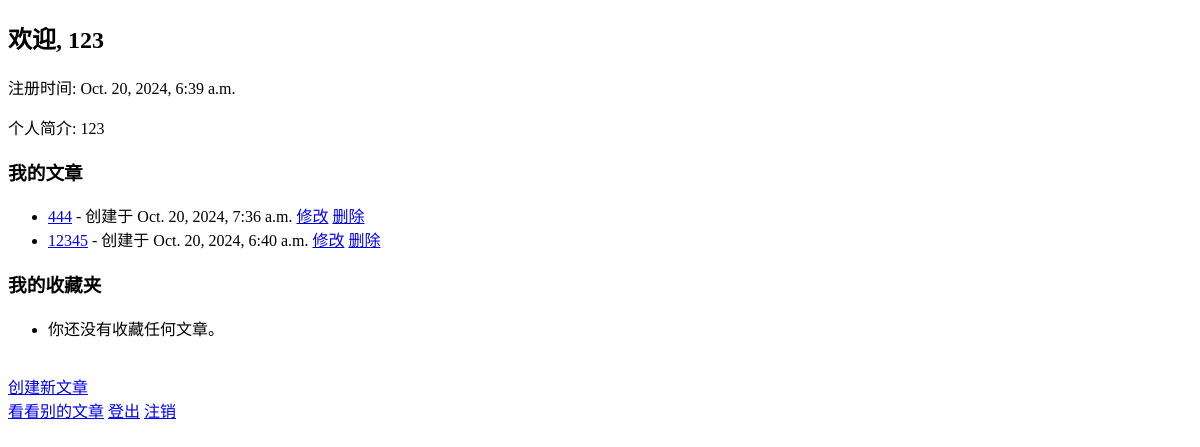
/users/home/ (signed in), run on an earlier commit of the app's database.
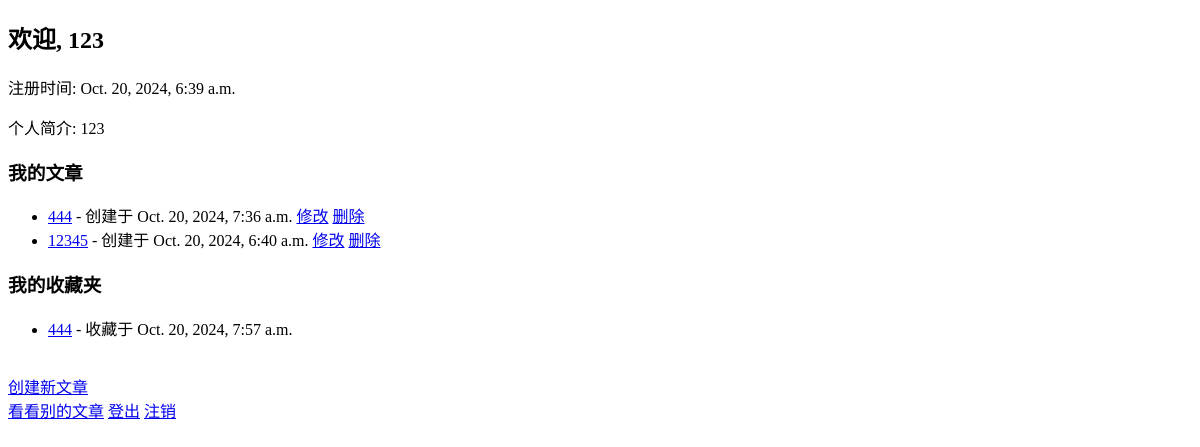
And on a later commit of the database.
### users/models.py (models this page shows, shortened)
class CustomUser(AbstractUser):
    avatar = models.ImageField(upload_to='avatars/', null=True, blank=True)
    bio = models.TextField(max_length=500, blank=True)

class Article(models.Model):
    title = models.CharField(max_length=200)
    content = models.TextField()
    author = models.ForeignKey(CustomUser, on_delete=models.CASCADE)
    created_at = models.DateTimeField(auto_now_add=True)
    updated_at = models.DateTimeField(auto_now=True)
    class Meta:
        ordering = ('-created_at',)

class Favorite(models.Model):
    user = models.ForeignKey(settings.AUTH_USER_MODEL, on_delete=models.CASCADE)
    article = models.ForeignKey(Article, on_delete=models.CASCADE)
    added_at = models.DateTimeField(auto_now_add=True)

### users/views.py (the view)
# urls.py: path('home/', views.user_home, name='user_home'),
@login_required
def user_home(request):
    user = request.user
    articles = Article.objects.filter(author=user)
    favorite_articles = Favorite.objects.filter(user=user)
    return render(request, 'user_home.html', {
        'user': user,
        'articles': articles,
        'favorite_articles': favorite_articles
    })

### users/templates/user_home.html (shortened to what this page needs)
<!DOCTYPE html>
<html lang="zh-CN">
<head>
</head>
<body>
    <h2>欢迎, {{ user.username }}</h2>
    <p>注册时间: {{ user.date_joined }}</p>
    <p>个人简介: {{ user.bio }}</p>
    <h3>我的文章</h3>
    <ul>
        {% for article in articles %}
            <li>
                <a href="{% url 'article_detail' article.id %}">{{ article.title }}</a> - 创建于 {{ article.created_at }}
                <a href="{% url 'update_article' article.id %}">修改</a>
                <a href="{% url 'delete_article' article.id %}">删除</a>
            </li>
        {% endfor %}
    </ul>
    <h3>我的收藏夹</h3>
    <ul>
        {% for favorite in favorite_articles %}
            <li>
                <a href="{% url 'article_detail' favorite.article.id %}">{{ favorite.article.title }}</a> - 收藏于 {{ favorite.added_at }}
            </li>
        {% empty %}
            <li>你还没有收藏任何文章。</li>
        {% endfor %}
    </ul>
    <br>
    <a href="{% url 'create_article' %}">创建新文章</a><br>
    <a href="{% url 'article_list' %}">看看别的文章</a>
    <a href="{% url 'logout' %}">登出</a>
    <a href="{% url 'delete_account' %}">注销</a>
</body>
</html>

What changed in the data, as far as the page shows it:
added Favorite: article "444", added_at "Oct. 20, 2024, 7:57 a.m."
Also different on the page:
text no longer shown: "你还没有收藏任何文章。"
